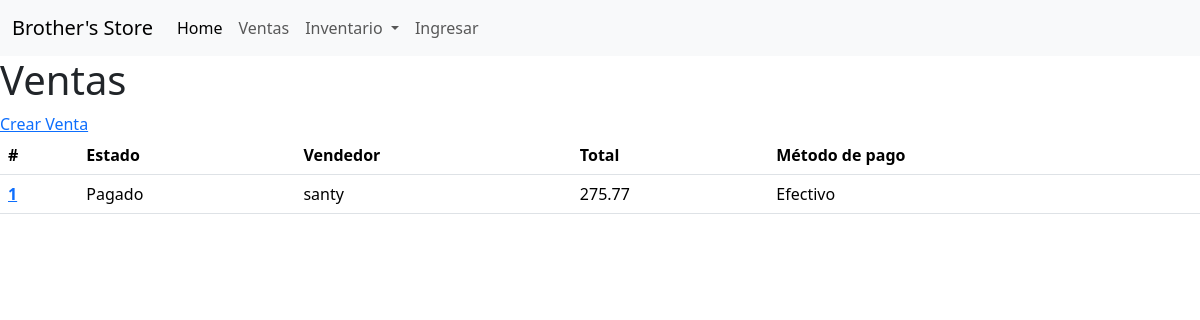
/ventas/, run on the app's committed database.
### ventas/models.py (models this page shows, shortened)
class Venta(models.Model):
    cliente = models.ForeignKey(User, on_delete=models.CASCADE, null=True, blank=True, related_name='ventas_cliente')
    estado = models.ForeignKey(EstadoVenta, on_delete=models.CASCADE)
    usuario_vendedor = models.ForeignKey(User, on_delete=models.CASCADE, related_name='ventas_vendedor')
    total = models.DecimalField(max_digits=10, decimal_places=2, null=False, default=0)
    metodo_pago = models.ForeignKey(MetodoPago, on_delete=models.CASCADE)
    descuento = models.DecimalField(max_digits=10, decimal_places=2, default=0)  # Descuento aplicado
    impuesto = models.DecimalField(max_digits=10, decimal_places=2, default=0)  # Impuesto sobre el total
    fecha_pago = models.DateTimeField(null=True, blank=True)  # Fecha del pago
    comentarios = models.TextField(null=True, blank=True)  # Notas adicionales sobre la venta
    creado_en = models.DateTimeField(auto_now_add=True)
    eliminado_en = models.DateTimeField(blank=True, null=True)
    actualizado_en = models.DateTimeField(blank=True, null=True)

class EstadoVenta(models.Model):
    nombre = models.CharField(max_length=100, null=False)
    descripcion = models.TextField(null=True, blank=True)
    usuario = models.ForeignKey(User, on_delete=models.CASCADE)
    creado_en = models.DateTimeField(auto_now_add=True)
    eliminado_en = models.DateTimeField(blank=True, null=True)
    actualizado_en = models.DateTimeField(blank=True, null=True)
    def __str__(self):
        return self.nombre

class MetodoPago(models.Model):
    nombre = models.CharField(max_length=100, null=False)
    descripcion = models.TextField(blank=True, null=True)
    creado_en = models.DateTimeField(auto_now_add=True)
    eliminado_en = models.DateTimeField(blank=True,null=True)
    actualizado_en = models.DateTimeField(blank=True,null=True)
    def __str__(self):
        return self.nombre

### ventas/views.py (the view)
# urls.py: path('ventas/', views_ventas.ventas, name= 'ventas'),
def ventas(request):
    try:
        ventas = Venta.objects.all()
        return render(request, 'ventas.html',{
        'ventas' : ventas
        })
    except:
        return render(request, 'ventas.html',{
        'ventas' : []
        })

### tareas/context_processors.py (called while the page is built)
def grupos_usuario(request):
    if request.user.is_authenticated:
        try:
            grupo = request.user.groups.all()[0]  # Obtén todos los grupos del usuario
            return {'grupos': grupo}
        except:
            return {'grupo': 'adminitracion'}
    return {'grupo': []}  # Devuelve una lista vacía si no hay usuario logueado

### ventas/templates/ventas.html
{% extends 'base.html' %}
{% block content %}
<h1>Ventas</h1>
<a href="{% url 'crear_venta' %}">Crear Venta</a>
<table class="table">
    <thead>
      <tr>
        <th scope="col">#</th>
        <th scope="col">Estado</th>
        <th scope="col">Vendedor</th>
        <th scope="col">Total</th>
        <th scope="col">Método de pago</th>
      </tr>
    </thead>
    <tbody>
      {% if ventas %}
        {% for venta in ventas %}
      <tr>
        <th scope="row">
            <a href="{% url 'detalle_venta' venta.id %}">
            {{venta.id}}
            </a>
        </th>
        <td>{{venta.estado}}</td>
        <td>{{venta.usuario_vendedor}}</td>
        <td>{{venta.total}}</td>
        <td>{{venta.metodo_pago}}</td>
      </tr>
      {% endfor %}
      {% endif %}
    </tbody>
  </table>
{% endblock%}

### data on the page
Venta: id "1", estado "Pagado", usuario_vendedor "santy", total "275.77", metodo_pago "Efectivo"
